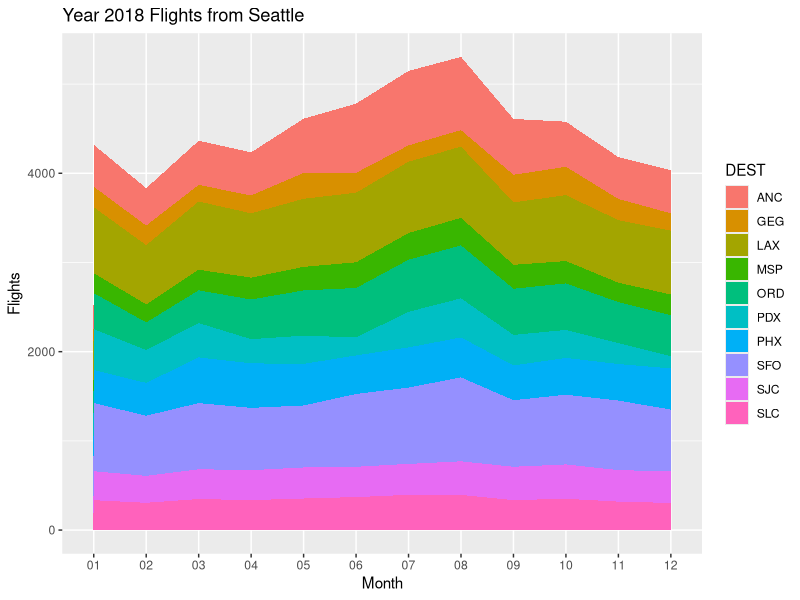
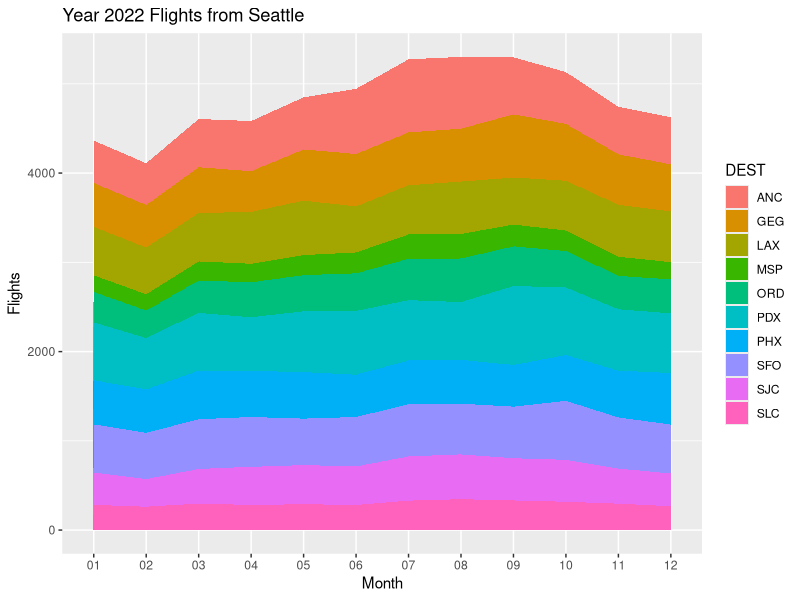
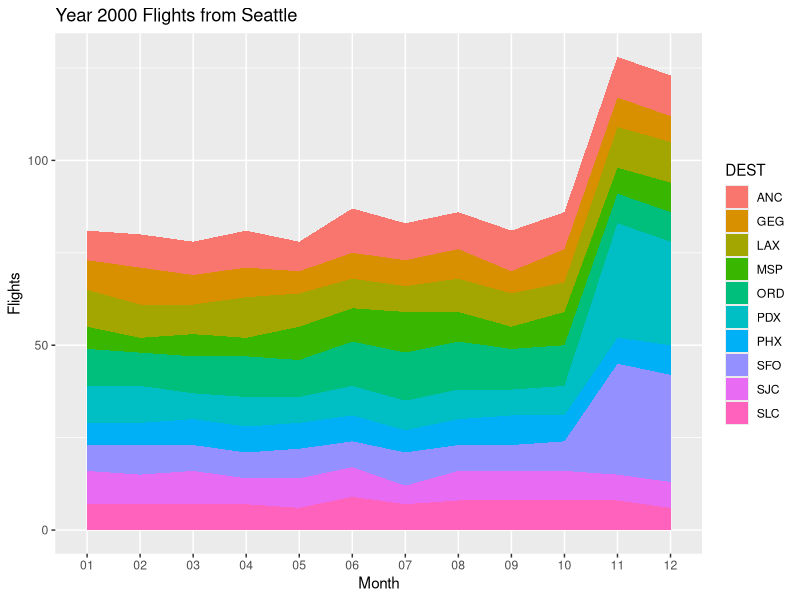
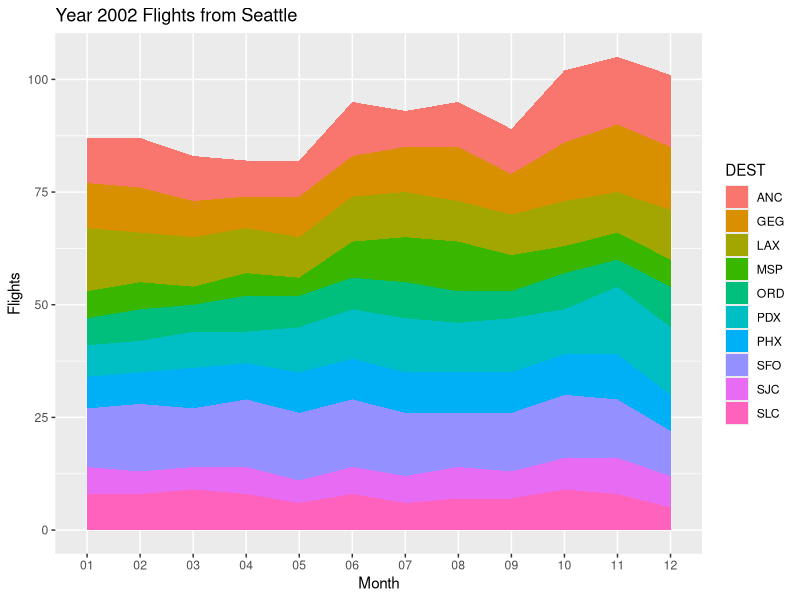

Generate these figures, in order, with R:
library(dplyr)
library(stringr)
library(ggplot2)
library(tidyr)
data <- read.csv("full_dataset.csv")

filtered_data <- filter(data, ORIGIN == "SEA" | DEST == "SEA")
new_data <- mutate(filtered_data, Month = sprintf("%02d", month))


top_destinations_1 <- top_n(arrange(summarize(group_by(filter(filter(new_data, ORIGIN == "SEA"), year == 2000), DEST), total_flights = sum(Flights)), desc(total_flights)), 10)

#2000

top_10_list <- top_destinations_1$DEST
clean_data <- filter(filter(new_data, DEST %in% top_10_list), year == 2000)


story_3_viz_nine_2000 <- ggplot(clean_data, aes( x = Month , y = Flights, group = DEST, fill = DEST)) + ggtitle("Year 2000 Flights from Seattle") +
geom_area()

#2002
clean_data <- filter(filter(new_data, DEST %in% top_10_list), year == 2002)


story_3_viz_nine_2002 <- ggplot(clean_data, aes( x = Month , y = Flights, group = DEST, fill = DEST)) + ggtitle("Year 2002 Flights from Seattle") +
  geom_area()


#YEAR 2018/2022


top_destinations_2 <- top_n(arrange(summarize(group_by(filter(filter(new_data, ORIGIN == "SEA"), year == 2018), DEST), total_flights = sum(Flights)), desc(total_flights)), 10)


top_10_list <- top_destinations_1$DEST
clean_data <- filter(filter(new_data, DEST %in% top_10_list), year == 2018)

story_3_viz_covid_2018 <- ggplot(clean_data, aes( x = Month , y = Flights, group = DEST, fill = DEST)) + ggtitle("Year 2018 Flights from Seattle") +
  geom_area()

 #2022


clean_data <- filter(filter(new_data, DEST %in% top_10_list), year == 2022)

story_3_viz_covid_2022 <- ggplot(clean_data, aes( x = Month , y = Flights, group = DEST, fill = DEST)) + ggtitle("Year 2022 Flights from Seattle") +
  geom_area()
